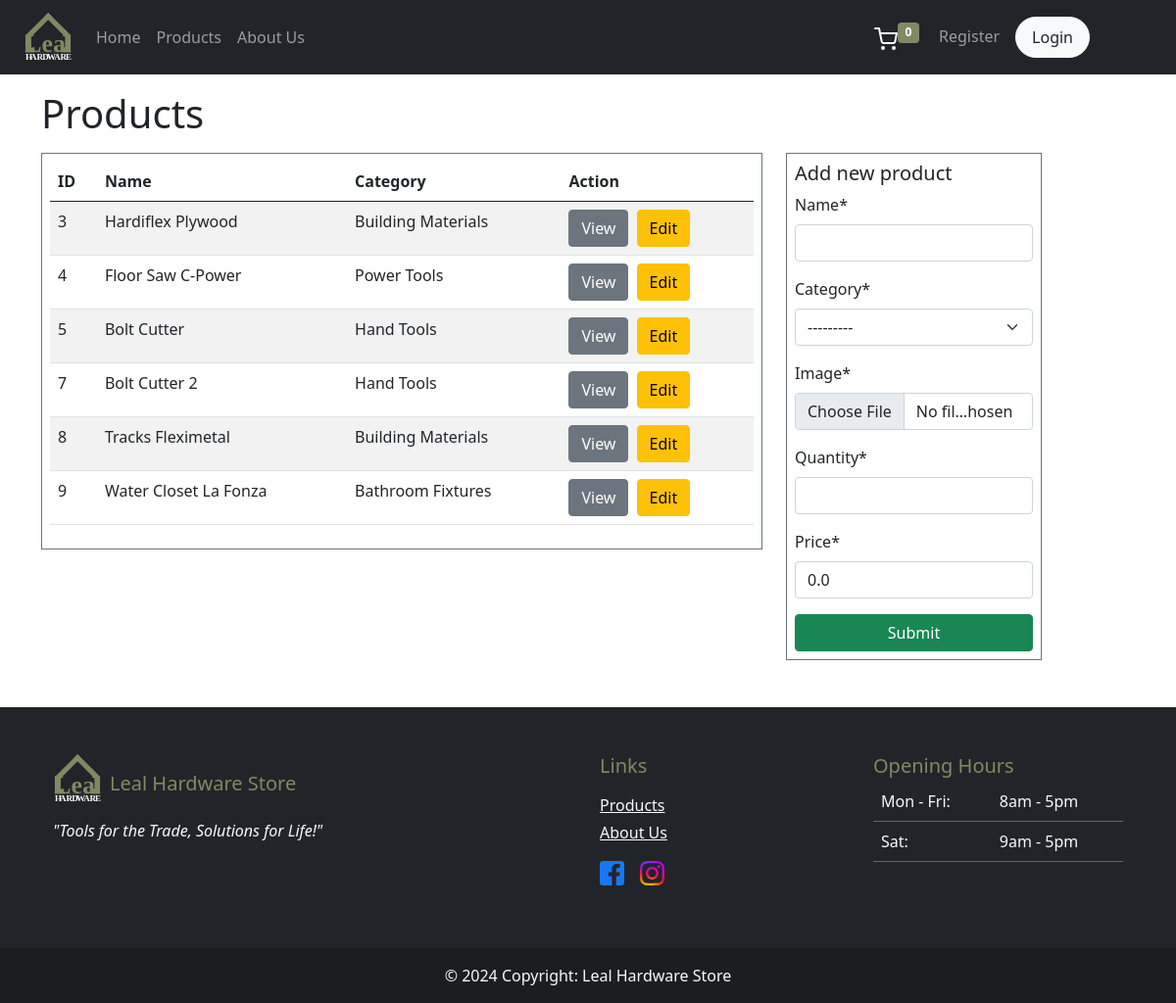
The app's page /product/ with its own data.
### dashboard/models.py (models this page shows, shortened)
class Category(models.Model):
    class Meta:
        verbose_name_plural = 'Category'
    name = models.CharField(max_length=100)
    image = models.ImageField(upload_to= 'category_images', null=True)
    def __str__(self):
        return f"{self.name}"

class Product(models.Model):
    name = models.CharField(max_length=100, null=False)
    category = models.ForeignKey(Category, null=True, on_delete=models.CASCADE)
    image = models.ImageField(upload_to= 'images', null=True)
    quantity = models.PositiveIntegerField()
    price = models.DecimalField(max_digits=10, decimal_places=2, default=0.0)

### dashboard/views.py (the view)
# urls.py: path('product/', views.product, name='db-product'),
def product(request):
    products = Product.objects.all().select_related('category')
    if request.method == 'POST':
        form = ProductForm(request.POST, request.FILES)
        if form.is_valid():
            form.save()
            messages.success(request, 'Product added succesfully')
            return redirect('/product')
        else:
            messages.error(request, 'Product addition failed. Please try again.')
    else:
        form = ProductForm()
    context = {
        'form': form,
        'products': products,
    }
    return render(request, 'dashboard/product.html', context)

### dashboard/forms.py
class ProductForm(forms.ModelForm):
    class Meta:
        model = Product
        fields = '__all__'

### dashboard/context_processors.py (called while the page is built)
def cart_count_processor(request):
    if request.user.is_authenticated:
        user_cart = Cart.objects.filter(user=request.user).first()
        if user_cart:
            cart_count = CartItems.objects.filter(cart=user_cart).count()
        else:
            cart_count = 0
    else:
        cart_count = 0
    return {'cart_count': cart_count}

### templates/dashboard/product.html (shortened to what this page needs)
{% extends '../components/master.html' %}
{% load crispy_forms_tags %}
{% block content %}
<div class="container-fluid pb-5">
    <div class="container">
        <h1 class="my-3">Products</h1>
        <div class="row">
            <div class="col-12 col-lg-3 order-1 order-lg-2 mb-3 mb-lg-0">
                <div class="border border-secondary p-2">
                    <h5>Add new product</h5>
                    <form action="{% url 'db-product' %}" class="d-flex flex-column" enctype="multipart/form-data"  method="POST">
                        {{ form|crispy }}
                        <button class="btn btn-success" type="submit">Submit</button>
                    </form>
                </div>
            </div>
            <div class="col-12 col-lg-8 order-2 order-lg-1">
                <div class="border border-secondary p-2">
                    <div class="table-responsive">
                        <table id="example" class="table table-striped" style="width:100%">
                            <thead>
                                <tr>
                                    <th>ID</th>
                                    <th>Name</th>
                                    <th>Category</th>
                                    <th>Action</th>
                                </tr>
                            </thead>
                            <tbody>
                                {% for product in products %}
                                <tr>
                                    <td>{{ product.id }}</td>
                                    <td>{{ product.name }}</td>
                                    <td>{{ product.category }}</td>
                                    <td class="text-nowrap overflow-hidden">
                                        <a class="btn btn-secondary me-1" href="details/{{ product.id }}">View</a>
                                        <a class="btn btn-warning" href="edit/{{ product.id }}">Edit</a>
                                    </td>
                                </tr>
                                {% endfor %}
                            </tbody>
                        </table>
                    </div>
                </div>
            </div>
        </div>
    </div>
</div>
{% endblock %}

### templates/components/master.html (shortened to what this page needs)
{% load static %}
<!DOCTYPE html>
<html lang="en">
<head>
    <link href="https://cdn.jsdelivr.net/npm/bootstrap@5.0.2/dist/css/bootstrap.min.css" rel="stylesheet">
    <link rel="stylesheet" href="https://cdn.datatables.net/2.0.5/css/dataTables.bootstrap5.css">
</head>
<body>
    {% include '../components/navbar.html' %}
    {% block content %}
    {% endblock %}
    {% include '../components/footer.html' %}
</body>
</html>

### templates/components/navbar.html (shortened to what this page needs)
<nav class="navbar navbar-expand-md navbar-dark bg-dark">
  <div class="container-fluid px-3">
    <a class="navbar-brand ms-2" href="/"><img src="/media/stock_images/logo_white.svg" alt="" width="50" height="50"></a>
    <div class="collapse navbar-collapse" id="navbarSupportedContent">
      {% if user.is_staff or user.is_superuser %}
      <ul class="navbar-nav me-auto mb-2 mb-lg-0">
        <li class="nav-item">
          <a class="nav-link {% if request.path == '/dashboard/' %}active{% endif %}" aria-current="page" href="{% url 'db-index' %}">Dashboard</a>
        </li>
        <li class="nav-item">
          <a class="nav-link {% if request.path == '/user/' %}active{% endif %}" href="{% url 'db-user' %}">Users</a>
        </li>
        <li class="nav-item">
          <a class="nav-link {% if request.path == '/product/' %}active{% endif %}" href="{% url 'db-product' %}">Products</a>
        </li>
        <li class="nav-item">
          <a class="nav-link {% if request.path == '/order/' %}active{% endif %}" href="{% url 'db-order' %}">Orders</a>
        </li>
        <li class="nav-item">
          <a class="nav-link {% if request.path == '/db-category/' %}active{% endif %}" href="{% url 'db-category' %}">Category</a>
        </li>
        <li class="nav-item">
          <a class="nav-link {% if request.path == '/sales/' %}active{% endif %}" href="{% url 'db-sales' %}">Sales</a>
        </li>
      </ul>
      {% else %}
      <ul class="navbar-nav me-auto mb-2 mb-lg-0">
        <li class="nav-item">
          <a class="nav-link {% if request.path == '/' %}active{% endif %}" aria-current="page" href="{% url 'db-index' %}">Home</a>
        </li>
        <li class="nav-item">
          <a class="nav-link {% if request.path == '/products/' %}active{% endif %}" aria-current="page" href="{% url 'db-customer_products' %}">Products</a>
        </li>
        <li class="nav-item">
          <a class="nav-link {% if request.path == '/about/' %}active{% endif %}" aria-current="page" href="{% url 'db-about' %}">About Us</a>
        </li>
      </ul>
      {% endif %}
      <ul class="navbar-nav mb-2 mb-lg-0 gap-1">
        {% if not user.is_authenticated and user.is_staff or user.is_superuser %}
        {% else %}
          <li class="nav-item d-flex flex-row align-items-center">
          <a class="text-decoration-none text-success nav-link {% if request.path == '/cart/' %}active{% endif %}" href="{% url 'cart' %}"><img src="/media/stock_images/cart.svg" alt=""><sup class="badge" style="background-color: #818963;">{{ cart_count }}</sup></a>
          </li>
        {% endif %}
      {% if user.is_authenticated %}
        <li class="nav-item d-flex flex-row">
          <a href="{% url 'user-profile' %}" class="nav-link">{{ user.username }}</a>
        </li>
        <li class="nav-item">
          <hr class="d-block d-md-none">
          <form action="{% url 'user-logout' %}" method="POST">
            {% csrf_token %}
            <button class="nav-link btn btn-light text-dark rounded-pill px-3 me-4 ms-2" type ="submit">Logout</button>
          </form>
        </li>
      </ul>
      {% else %}
      <ul class="navbar-nav me-0 me-lg-5">
        <li class="nav-item">
          <a href="{% url 'user-register' %}" class="nav-link">Register</a>
        </li>
        <li class="nav-item">
          <a class="nav-link btn btn-light text-dark rounded-pill px-3 me-4 ms-2" href="{% url 'user-login' %}">Login</a>
        </li>
      </ul>
      {% endif %}
    </div>
  </div>
</nav>

### templates/components/footer.html
<footer class="bg-dark text-light">
    <div class="container p-4 pt-5 mb-3">
        <div class="row">
            <div class="col-lg-6 col-md-12 mb-4">
                <div class="d-flex align-items-end gap-2">
                    <img src="/media/stock_images/logo_white.svg" alt="" width="50" height="50">
                    <h5 class="" style="color: #818963;">Leal Hardware Store</h5>
                </div>
                <p class="mt-3 fst-italic">"Tools for the Trade, Solutions for Life!"</p>
            </div>
            <div class="col-lg-3 col-md-6 mb-4">
                <h5 class="mb-3" style="color: #818963;">Links</h5>
                <ul class="list-unstyled mb-0">
                    <li class="mb-1 text-light">
                        <a class="text-light" href="{% url 'db-customer_products' %}">Products</a>
                    </li>
                    <li class="mb-3">
                        <a class="text-light" href="{% url 'db-about' %}">About Us</a>
                    </li>
                    <li class="d-flex gap-3">
                        <a href="http://www.facebook.com" target="_blank"><img src="/media/stock_images/facebook.svg" alt="Facebook" width="25"></a>
                        <a href="http://www.instagram.com" target="_blank"><img src="/media/stock_images/instagram.svg" alt="Instagram" width="25"></a>
                    </li>
                </ul>
            </div>
            <div class="col-lg-3 col-md-6 mb-4">
                <h5 class="mb-1" style="color: #818963;">Opening Hours</h5>
                <table class="table" style="color: #4f4f4f; border-color: #666;">
                    <tbody class="text-light">
                        <tr>
                            <td>Mon - Fri:</td>
                            <td>8am - 5pm</td>
                        </tr>
                        <tr>
                            <td>Sat:</td>
                            <td>9am - 5pm</td>
                        </tr>
                    </tbody>
                </table>
            </div>
        </div>
    </div>
    <div class="text-center p-3" style="background-color: rgba(0, 0, 0, 0.2);">
        © 2024 Copyright: <span>Leal Hardware Store</span>
    </div>
</footer>

### records on screen
Product: id "3", name "Hardiflex Plywood", category "Building Materials"
Product: id "4", name "Floor Saw C-Power", category "Power Tools"
Product: id "5", name "Bolt Cutter", category "Hand Tools"
Product: id "7", name "Bolt Cutter 2", category "Hand Tools"
Product: id "8", name "Tracks Fleximetal", category "Building Materials"
Product: id "9", name "Water Closet La Fonza", category "Bathroom Fixtures"

### other values on screen
{{ cart_count }} "0"
